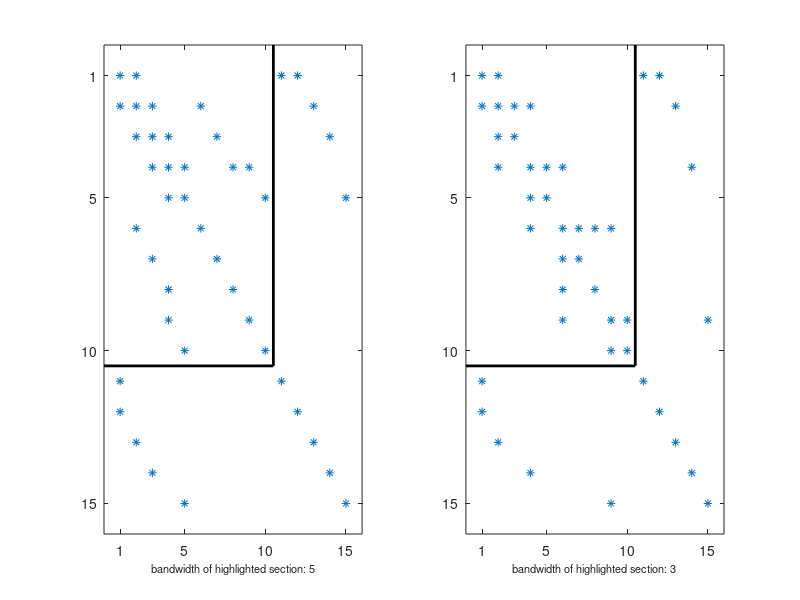

This chart was generated by the following MATLAB code:
clear; close all;

%% set-up
Nn = 2;
Nt = 5;
Nr = 1; 
kappa = 0.8; % share of missings
y = randn(Nn*Nt, 1);
yobs = y;
yobs(3) = NaN;
yobs(6) = NaN;
yobs(7:8) = NaN; 
yobs(10) = NaN;
Yobs = [yobs(1:2:end), yobs(2:2:end)]'; % matrix form
eta = randn(Nt, Nr);
z = [eta; yobs];

%%  params
if Nr == 1  % one factor
    pphi = 0.8;
    Q0 = eye(Nr);
    oomeg_eta = eye(Nr);
else
    error("Nr has to be equal to 1")
end

% params
llambda = unifrnd(-1,1,Nn,Nr);
rrho = zeros(Nn,1);
oomeg_eps = diag(unifrnd(1,2,Nn,1));

%% sparse system matrices
Llambda = kron(speye(Nt), llambda);
iOomeg_eps = kron(speye(Nt), eye(Nn) / oomeg_eps); 
Rrho = speye(Nt * Nn) + kron(spdiags(ones(Nt,1), -1, Nt, Nt), -diag(rrho));
iOomeg_eta = kron(speye(Nt), eye(Nr) / oomeg_eta);
iOomeg_eta(1:Nr, 1:Nr) = Q0;
Pphi = speye(Nt * Nr) + kron(spdiags(ones(Nt,1), -1, Nt, Nt), -pphi);

% Q
Q_y = Rrho' * iOomeg_eps * Rrho;
Q_eta = Pphi' * iOomeg_eta * Pphi + Llambda' * Q_y * Llambda; 
Q_eta_y = -Llambda' * Q_y; 
Q = [Q_eta, Q_eta_y; Q_eta_y', Q_y];

%% 3-block permutation
p_3b = [[1:Nr*Nt],[3, 6, 7, 8, 10, 1, 2, 4, 5, 9]+Nr*Nt];
z_3b = z(p_3b);
disp(z)
disp(z_3b)

%% time-t permutation
r_fac = [];
r_y = [];
Nmis = sum(sum(isnan(Yobs)));
counter_t = 0;
counter_xobs = Nmis + Nt * Nr; 
for t=1:Nt
    % factors
    r_fac = [r_fac; counter_t + (1:Nr)'];
    counter_t = counter_t + Nr; 
    
    % missing obs
    for i = 1:Nn
        if isnan(Yobs(i, t))
            counter_t = counter_t + 1;
            r_y = [r_y; counter_t];
            
        else
            counter_xobs = counter_xobs + 1;
            r_y = [r_y; counter_xobs];            
        end
    end
end  

r = [r_fac; r_y];
p_tau(r) = 1:length(r); 
z_tau = z(p_tau);
disp(z)
disp(z_tau)

%% calc Q_3b and Q_tau

Q_3b = Q(p_3b, p_3b);
Q_tau = Q(p_tau, p_tau);

%% plot Q_3b and Q_tau

xy_box = Nr*Nt+Nmis+0.5;
tick_vals = 0:5:size(Q,1);
tick_vals(1) = 1;
xlab_3b = ['bandwidth of highlighted section: ' num2str(bandwidth(Q_3b(1:Nr*Nt+Nmis, 1:Nr*Nt+Nmis)))];
xlab_tau = ['bandwidth of highlighted section: ' num2str(bandwidth(Q_tau(1:Nr*Nt+Nmis, 1:Nr*Nt+Nmis)))];
figure(1);
subplot(1, 2, 1);
spy(Q_3b)
hold on
plot([0, xy_box], [xy_box, xy_box], 'k-', 'LineWidth',2)
plot([xy_box, xy_box], [0, xy_box], 'k-', 'LineWidth',2)
hold off
xticks(tick_vals)
yticks(tick_vals)
xlabel(xlab_3b, 'FontSize', 8)
%title('\bf{Q}_{3b}','interpreter','tex','FontSize',12, 'FontName','Helvetica')

subplot(1, 2, 2)
spy(Q_tau)
hold on
plot([0, xy_box], [xy_box, xy_box], 'k-', 'LineWidth',2)
plot([xy_box, xy_box], [0, xy_box], 'k-', 'LineWidth',2)
hold off
xticks(tick_vals)
yticks(tick_vals)
xlabel(xlab_tau, 'FontSize', 8)
%title('\bf{Q}_{\tau}','interpreter','tex','FontSize',12, 'FontName','Helvetica')
exportgraphics(gcf, 'fig_Q3b_Qtau.png', 'Resolution', 300); 
